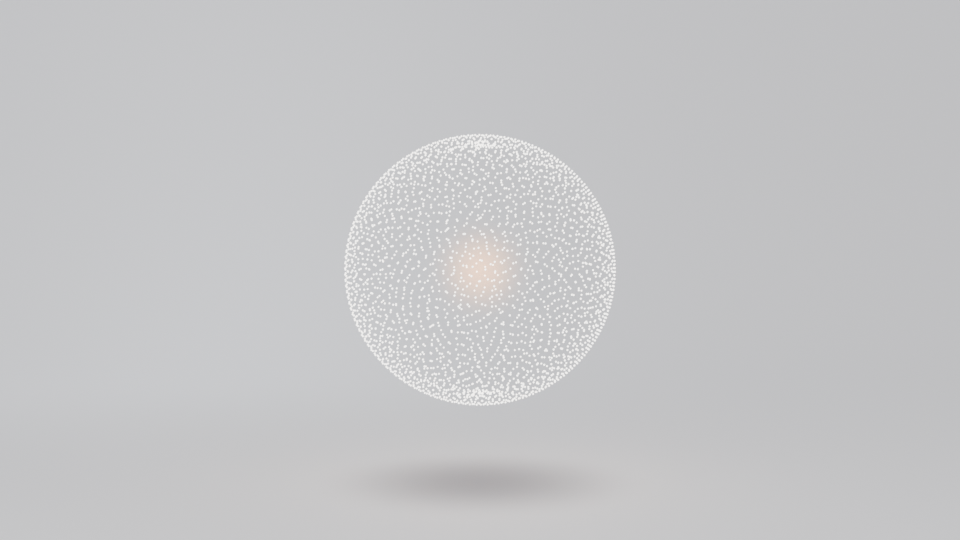
#> input picture diagnostic_test_13/frame_001.png, 960 x 540 px, found by its file name
$ python build_13_contact_sheet.py
#> lines starting #> are read from the running program, lines starting #| are printed output that depends on the picture; after the words box and inside, x2 and y2 are one past the last pixel; in counts of white or black regions, pixels touching at a corner belong together
import os
import cv2
import numpy as np

frame_indices = [1, 20, 40, 60, 80, 100, 120, 140, 160, 180, 200, 220, 240]
labels = [
    "Frame 1: GLOBE (Hold)",
    "Frame 20: GLOBE (Hold)",
    "Frame 40: GLOBE -> ELEC (Pre/Energy)",
    "Frame 60: GLOBE -> ELEC (Branching)",
    "Frame 80: ELECTRICITY (Hold)",
    "Frame 100: ELECTRICITY (Hold)",
    "Frame 120: ELEC -> FIRE (Thermal Bloom)",
    "Frame 140: ELEC -> FIRE (Flame Settle)",
    "Frame 160: FIRE (Hold)",
    "Frame 180: FIRE -> LOCK (Cool/Reorganize)",
    "Frame 200: FIRE -> LOCK (Shackle/Body)",
    "Frame 220: LOCK (Hold)",
    "Frame 240: LOCK (Hold)"
]

frames_dir = "/Users/karthikeya.s/Documents/focus/diagnostic_test_13"
out_sheet = "/Users/karthikeya.s/Documents/focus/diagnostic_13_contact_sheet.png"

# Layout: 4 columns, 4 rows (13 frames + 3 info/legend cells)
cols = 4
rows = 4
cell_w = 480
cell_h = 270
label_h = 36

sheet_w = cols * cell_w
sheet_h = rows * (cell_h + label_h) + 60 # 60px header

sheet = np.zeros((sheet_h, sheet_w, 3), dtype=np.uint8)
sheet[:] = (20, 20, 20) # dark grey canvas

# Header
cv2.putText(sheet, "HERO PARTICLE SYSTEM: 13-FRAME DIAGNOSTIC CONTACT SHEET", (40, 40),
            cv2.FONT_HERSHEY_SIMPLEX, 1.0, (255, 255, 255), 2, cv2.LINE_AA)

for i, (idx, label) in enumerate(zip(frame_indices, labels)):
    c = i % cols
    r = i // cols
    x = c * cell_w
    y = 60 + r * (cell_h + label_h)

    img_path = os.path.join(frames_dir, f"frame_{idx:03d}.png")
    img = cv2.imread(img_path)
#> img is the input picture: shape (540, 960, 3); mean B, G, R 198.5, 197.2, 197.1
    if img is not None:
        resized = cv2.resize(img, (cell_w, cell_h))
        sheet[y:y+cell_h, x:x+cell_w] = resized
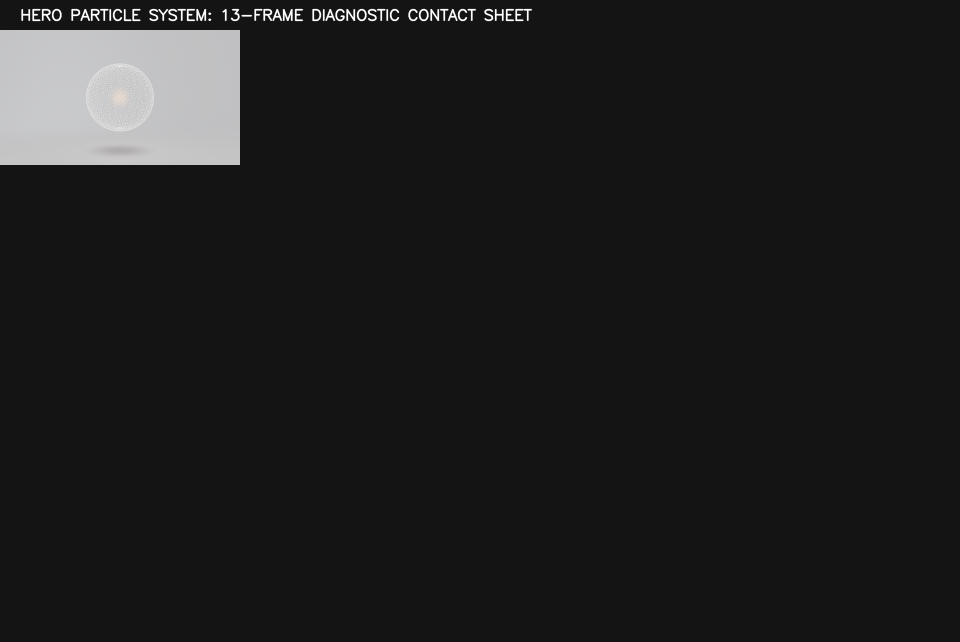
#> sheet: shape (1284, 1920, 3) (shown at 1/2 size); mean B, G, R 30.2, 30.1, 30.1

    # Label bar
    bar_y = y + cell_h
    # Color coding based on state
    if "GLOBE (Hold)" in label:
        bar_color = (80, 40, 0)
        text_color = (255, 200, 100)
    elif "ELEC (Hold)" in label or "ELECTRICITY (Hold)" in label:
        bar_color = (0, 70, 90)
        text_color = (100, 240, 255)
    elif "FIRE (Hold)" in label:
        bar_color = (20, 40, 100)
        text_color = (80, 140, 255)
    elif "LOCK (Hold)" in label:
        bar_color = (30, 80, 30)
        text_color = (120, 255, 140)
    else:
        bar_color = (40, 40, 40)
        text_color = (220, 220, 220)

    sheet[bar_y:bar_y+label_h, x:x+cell_w] = bar_color
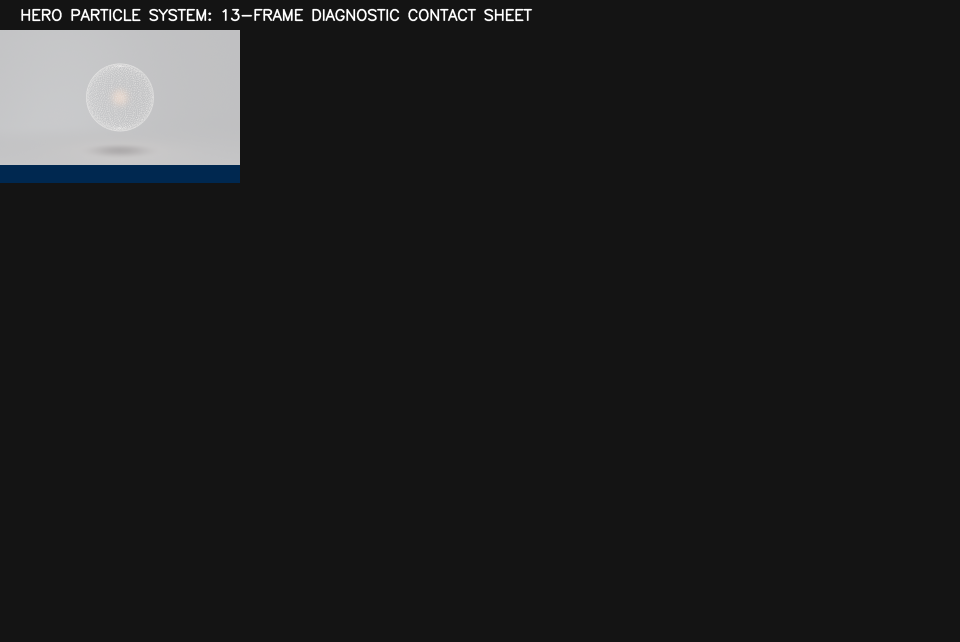
#> sheet: shape (1284, 1920, 3) (shown at 1/2 size); 0.7% of pixels changed, all inside (x1, y1, x2, y2) = (0, 330, 480, 366)
    cv2.putText(sheet, label, (x + 12, bar_y + 24),
                cv2.FONT_HERSHEY_SIMPLEX, 0.48, text_color, 1, cv2.LINE_AA)
#> sheet: shape (1284, 1920, 3); 0.05% of pixels changed, all inside (x1, y1, x2, y2) = (13, 342, 191, 359)
#> pass 2 of the loop `for i, (idx, label) in enumerate(zip(frame_indices, labels)):`:
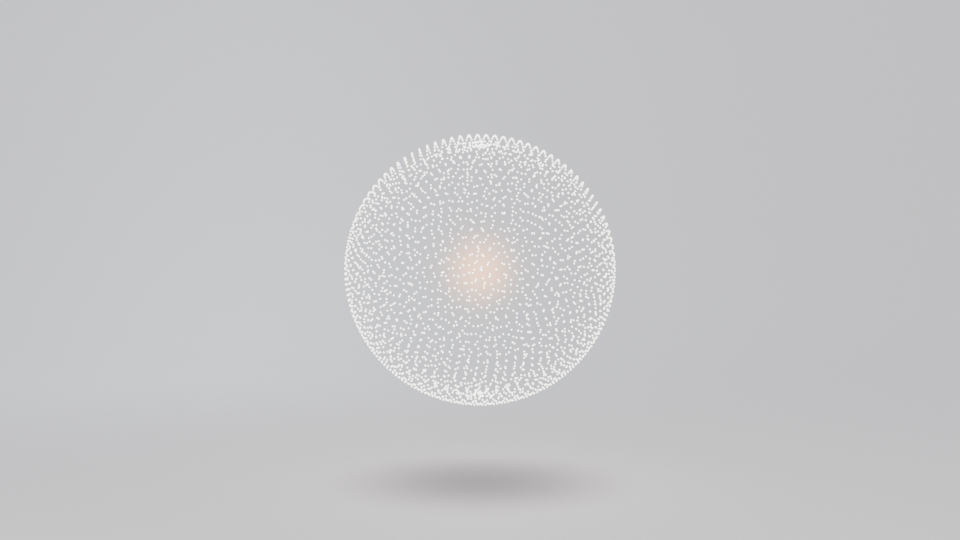
#> input picture diagnostic_test_13/frame_020.png, 960 x 540 px, found by its file name
#> img is the input picture: shape (540, 960, 3); mean B, G, R 198.5, 197.2, 197.1
#> `sheet[bar_y:bar_y+label_h, x:x+cell_w] = bar_color`:
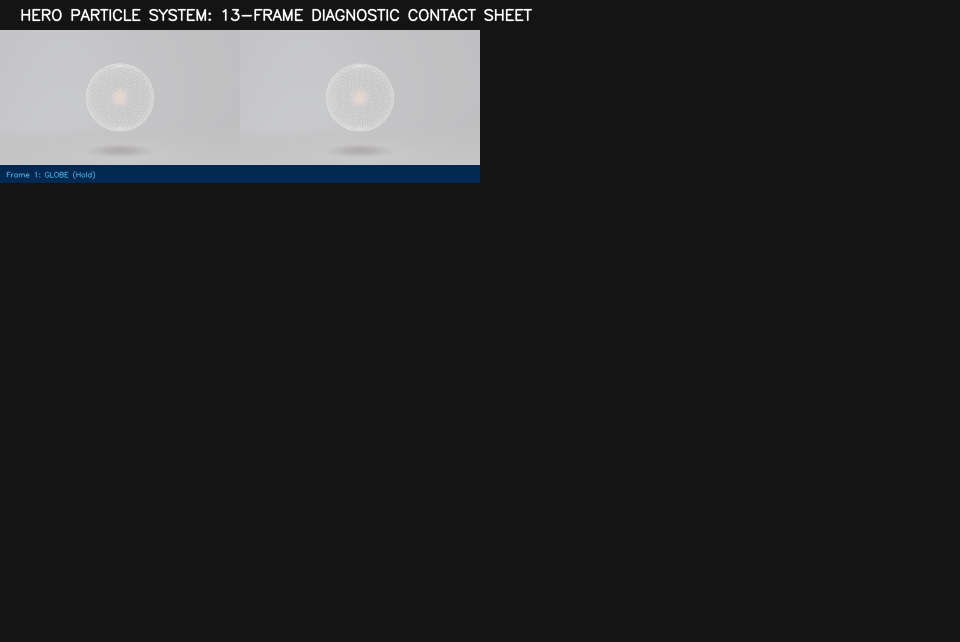
#> sheet: shape (1284, 1920, 3) (shown at 1/2 size); mean B, G, R 40.5, 39.8, 39.2
#> pass 3 of the loop `for i, (idx, label) in enumerate(zip(frame_indices, labels)):`:
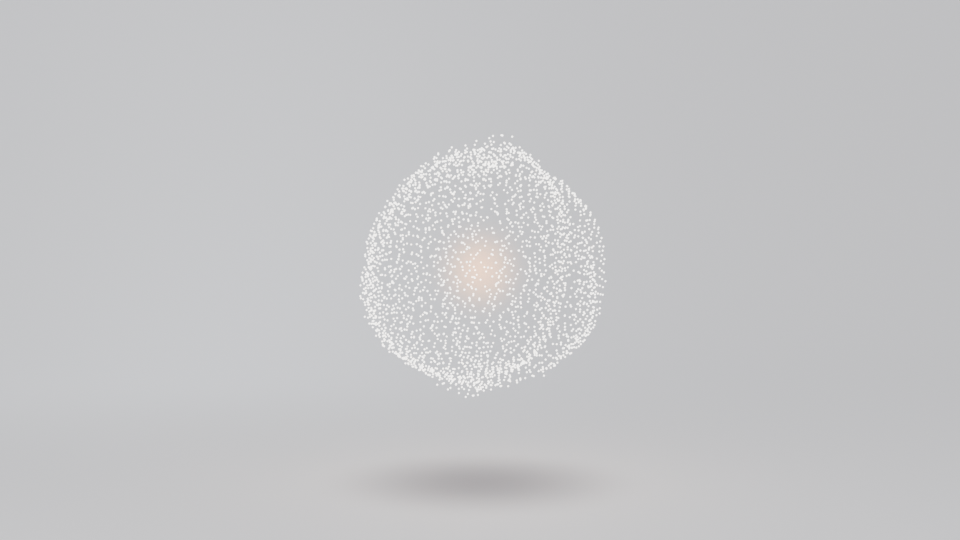
#> input picture diagnostic_test_13/frame_040.png, 960 x 540 px, found by its file name
#> img is the input picture: shape (540, 960, 3); mean B, G, R 198.5, 197.2, 197.1
#> `cv2.putText(sheet, label, (x + 12, bar_y + 24), cv2.FONT_HERSHEY_SIMPL..`:
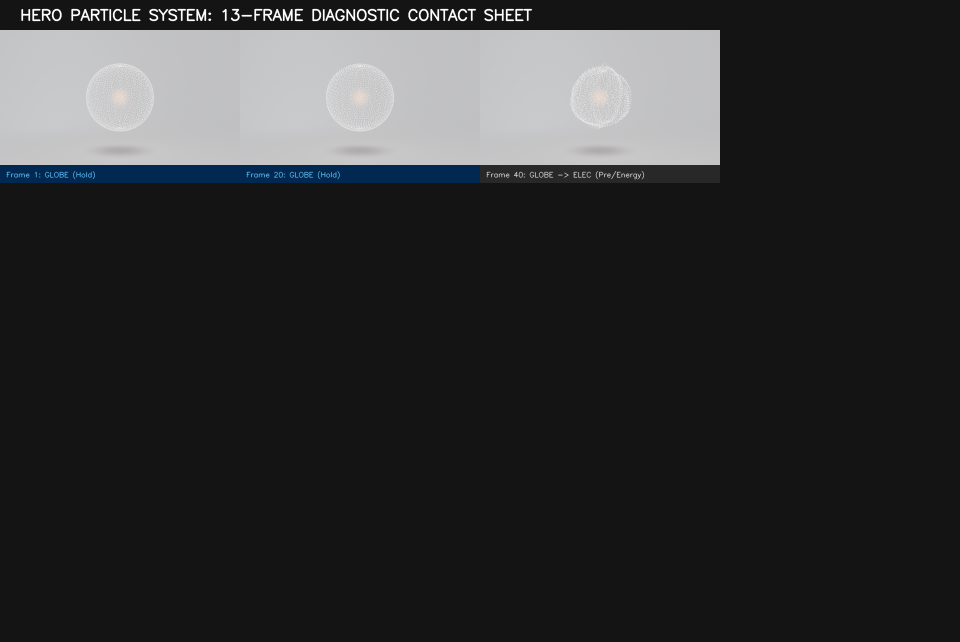
#> sheet: shape (1284, 1920, 3) (shown at 1/2 size); mean B, G, R 50.1, 49.3, 48.7
#> the loop made 13 passes; the first 3 are shown

cv2.imwrite(out_sheet, sheet)
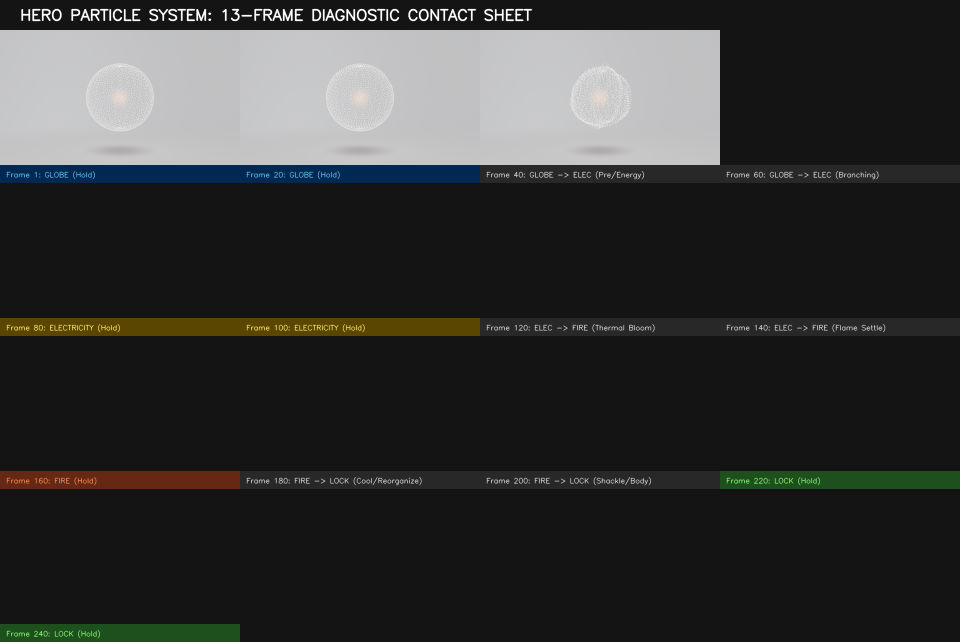
#> saved as diagnostic_13_contact_sheet.png: shape (1284, 1920, 3) (shown at 1/2 size); mean B, G, R 51.1, 52.2, 51.6
print(f"Saved contact sheet to {out_sheet}")
